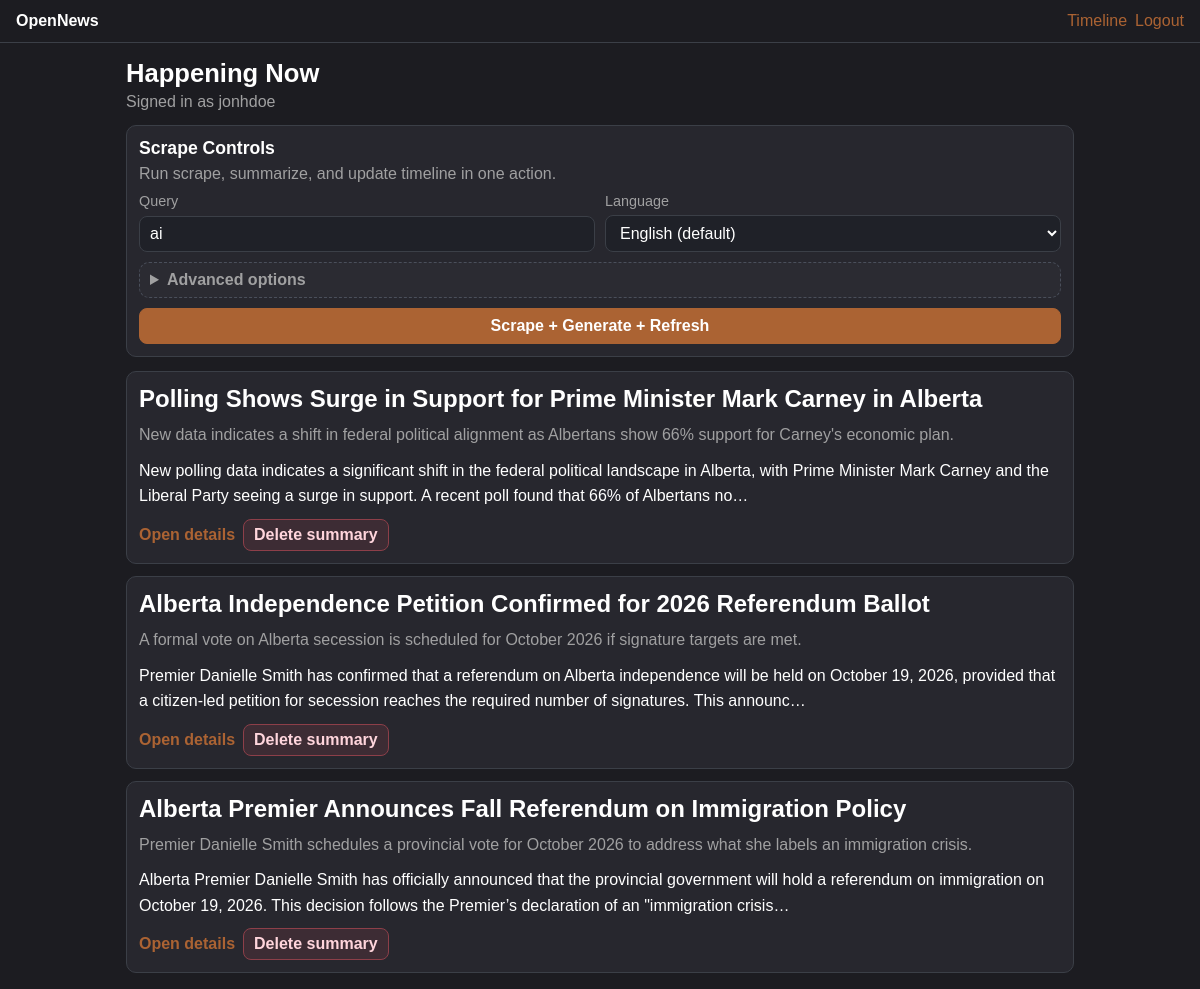
Page /timeline/ (signed in) on the earlier database version.
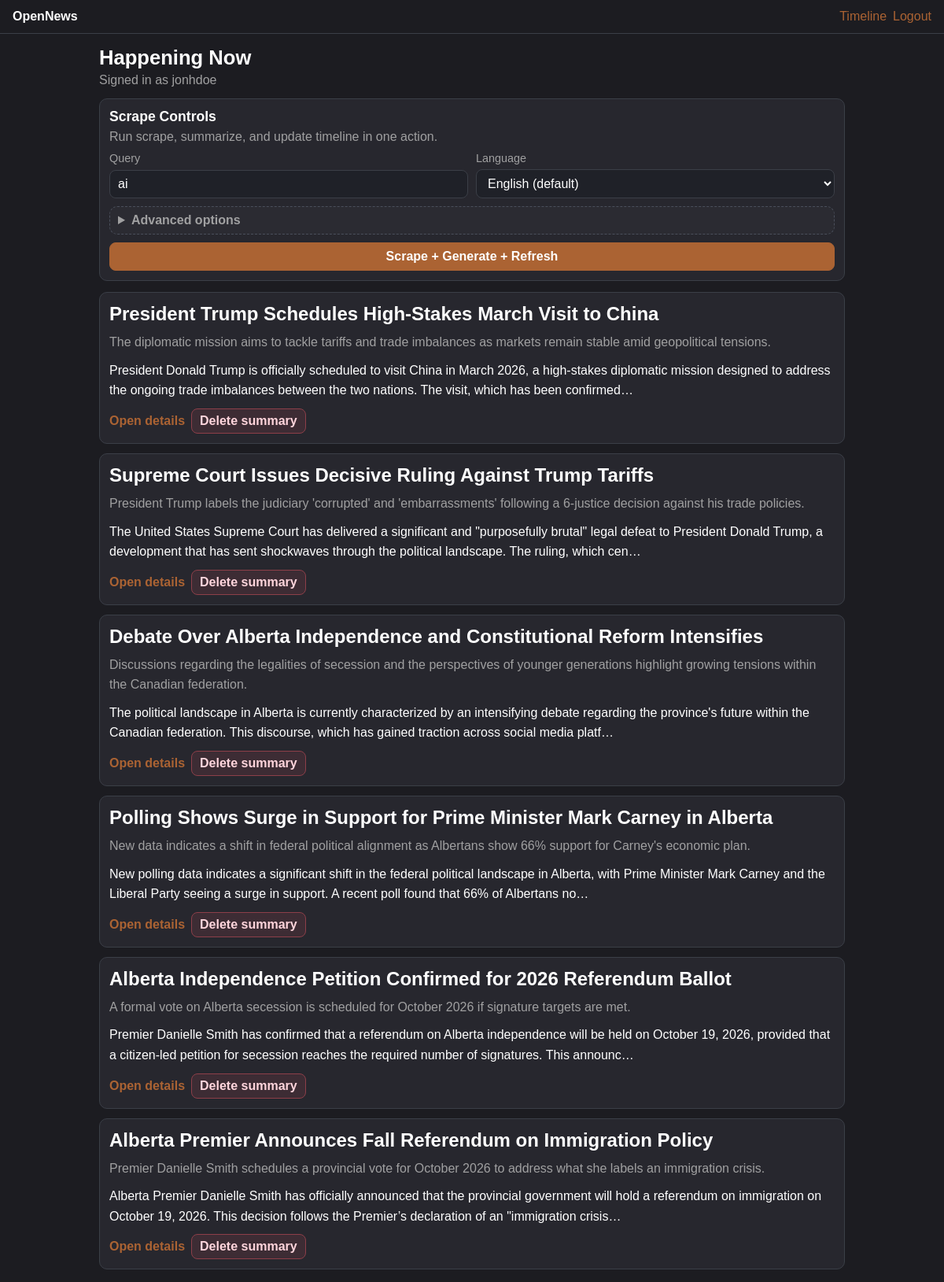
Same page on the later database version.
### opensourcenewsapp/models.py (models this page shows, shortened)
class Post(models.Model):
    title = models.CharField(max_length=200)
    subtitle = models.CharField(max_length=300, blank=True)
    article = models.TextField()
    score = models.IntegerField(default=0)
    media = models.URLField(blank=True)

### opensourcenewsapp/views.py (the view, shortened to what this page needs)
# urls.py: path("timeline/", timeline_page, name="timeline_page"),
@login_required
def timeline_page(request):
    scrape_result = None
    notice = str(request.GET.get("notice", "")).strip()
    scrape_defaults = {
        "query": "ai",
        "language": "en",
        "min_faves": "",
        "since": "",
        "target_count": "12",
        "max_attempts": "5",
        "wait_selector_ms": "7000",
        "sleep_seconds": "0.35",
    }
    candidates = Post.objects.order_by("-id")[:300]
    posts = [p for p in candidates if _is_valid_post(p)]
    return render(
        request,
        "opensourcenewsapp/timeline.html",
        {
            "posts": posts,
            "username": request.user.username,
            "scrape_result": scrape_result,
            "scrape_defaults": scrape_defaults,
            "notice": notice,
        },
    )

### opensourcenewsapp/views.py (called while the page is built)
def _is_valid_post(post):
    title = (post.title or "").strip()
    article = (post.article or "").strip()
    return bool(title or article)

### opensourcenewsapp/templates/opensourcenewsapp/timeline.html (shortened to what this page needs)
{% extends 'opensourcenewsapp/base.html' %}
{% block content %}
<section class="page-head">
  <h1>Happening Now</h1>
  <p class="muted">Signed in as {{ username }}</p>
</section>
<section class="card controls-card">
  <div class="section-head">
    <h2>Scrape Controls</h2>
    <p class="muted">Run scrape, summarize, and update timeline in one action.</p>
  </div>
  <form method="post" class="form scrape-form">
    <div class="field-group">
      <label for="query">Query</label>
      <input id="query" name="query" value="{{ scrape_defaults.query }}" required />
    </div>
    <div class="field-group">
      <label for="language">Language</label>
      <select id="language" name="language">
        <option value="en" {% if scrape_defaults.language == "en" %}selected{% endif %}>English (default)</option>
      </select>
    </div>
    <details class="advanced-box">
      <summary>Advanced options</summary>
    </details>
    <button type="submit" class="btn-primary">Scrape + Generate + Refresh</button>
  </form>
</section>
{% if posts %}
<section class="stack">
  {% for post in posts %}
  <article class="card post-card">
    <h2><a href="{% url 'post_detail_page' post.id %}">{{ post.title|default:'Untitled summary' }}</a></h2>
    {% if post.subtitle %}<p class="subtitle">{{ post.subtitle }}</p>{% endif %}
    <p>{{ post.article|truncatechars:220 }}</p>
    <div class="post-meta">
      <div class="meta-actions">
        <a class="link-cta" href="{% url 'post_detail_page' post.id %}">Open details</a>
        <form method="post" action="{% url 'delete_post_summary' post.id %}" class="inline-form" onsubmit="return confirm('Delete this summary?');">
          <button type="submit" class="btn-soft btn-danger">Delete summary</button>
        </form>
      </div>
    </div>
  </article>
  {% endfor %}
</section>
{% else %}
<div class="card">
  <p>No posts yet. Run your scraper/ingest job, then refresh this page.</p>
</div>
{% endif %}
{% endblock %}

### opensourcenewsapp/templates/opensourcenewsapp/base.html (shortened to what this page needs)
{% load static %}
<!DOCTYPE html>
<html lang="en">
  <head>
    <link rel="stylesheet" href="{% static 'opensourcenewsapp/styles.css' %}" />
  </head>
  <body>
    <header class="topbar">
      <div class="brand"><a href="{% url 'timeline_page' %}">OpenNews</a></div>
      <nav class="nav">
        {% if request.user.is_authenticated %}
        <a href="{% url 'timeline_page' %}">Timeline</a>
        <a href="{% url 'logout_page' %}">Logout</a>
        {% else %}
        <a href="{% url 'login' %}">Login</a>
        <a href="{% url 'signup' %}">Sign up</a>
        {% endif %}
      </nav>
    </header>
    <main class="page">
      {% block content %}{% endblock %}
    </main>
  </body>
</html>

### opensourcenewsapp/static/opensourcenewsapp/styles.css (style rules this page uses)
:root { --bg: #1c1c21; --panel: #27272e; --panel-hover: #32323b; --line: #3b3f47; --text: #ffffff; --muted: #a0a0a1; --accent: #ab6333; --danger: #ff8aa5; --ok: #9effc9; }
* { box-sizing: border-box; }
body { margin: 0; min-height: 100vh; color: var(--text); font-family: Arial, sans-serif; background: var(--bg); }
a { color: var(--accent); text-decoration: none; }
.topbar { display: flex; align-items: center; justify-content: space-between; gap: 12px; padding: 12px 16px; border-bottom: 1px solid var(--line); background: var(--bg); }
.brand a { color: var(--text); font-weight: 700; }
.nav { display: flex; gap: 8px; }
.nav a { display: inline-block; color: var(--accent); padding: 0; }
.page { width: min(980px, 100%); margin: 0 auto; padding: 16px; display: grid; gap: 14px; }
.page-head h1 { margin: 0; font-size: clamp(1.6rem, 2vw, 2rem); line-height: 1.1; }
.page-head p { margin: 6px 0 0; }
.card { border: 1px solid var(--line); border-radius: 10px; padding: 12px; background: var(--panel); transition: transform 120ms ease, background 120ms ease; }
.stack { display: grid; gap: 12px; }
.section-head { margin-bottom: 10px; }
.section-head h2 { margin: 0; font-size: 1.1rem; }
.section-head p { margin: 6px 0 0; }
.form { display: grid; gap: 10px; }
label { font-size: 0.9rem; color: var(--muted); }
input, select, button { width: 100%; border-radius: 8px; border: 1px solid var(--line); padding: 8px 10px; font: inherit; }
input, select { background: #1f2128; color: var(--text); }
button, .button-link { display: inline-block; border: 1px solid var(--line); background: #2e313a; color: var(--text); font-weight: 600; cursor: pointer; transition: transform 120ms ease, background 120ms ease; }
.btn-primary { background: var(--accent); color: #ffffff; border-color: var(--accent); }
.btn-soft { background: #2e313a; color: var(--text); border-color: var(--line); }
.scrape-form { grid-template-columns: 1fr 1fr; }
.field-group { display: grid; gap: 6px; }
.scrape-form > details, .scrape-form > button { grid-column: 1 / -1; }
.advanced-box { border: 1px dashed #4a4f5b; border-radius: 10px; padding: 8px 10px; background: rgba(255, 255, 255, 0.02); }
.advanced-box > summary { cursor: pointer; color: var(--muted); font-weight: 600; }
.post-card h1, .post-card h2 { margin: 0 0 8px; line-height: 1.25; }
.post-card h2 a { color: var(--text); }
.post-card > p { margin: 0 0 10px; line-height: 1.6; }
.subtitle { color: var(--muted); }
.post-meta { display: flex; align-items: center; justify-content: space-between; gap: 10px; }
.meta-actions { display: flex; align-items: center; gap: 8px; }
.link-cta { font-weight: 650; }
.inline-form { margin: 0; }
.inline-form button { width: auto; padding: 6px 10px; }
.btn-danger { border-color: #8d3f49; color: #ffd5dc; background: rgba(141, 63, 73, 0.22); }
.muted { color: var(--muted); }

Differences in the rows shown:
added Post: title "President Trump Schedules High-Stakes March Visit to China", subtitle "The diplomatic mission aims to tackle tariffs and trade imbalances as markets remain stable amid geopolitical tensions.", article "President Donald Trump is officially scheduled to visit China in March 2026, a high-stakes diplomatic mission designed to address the ongoing trade imbalances between the two nations. The visit, which has been confirmed…"
added Post: title "Supreme Court Issues Decisive Ruling Against Trump Tariffs", subtitle "President Trump labels the judiciary 'corrupted' and 'embarrassments' following a 6-justice decision against his trade policies.", article "The United States Supreme Court has delivered a significant and \"purposefully brutal\" legal defeat to President Donald Trump, a development that has sent shockwaves through the political landscape. The ruling, which cen…"
added Post: title "Debate Over Alberta Independence and Constitutional Reform Intensifies", subtitle "Discussions regarding the legalities of secession and the perspectives of younger generations highlight growing tensions within the Canadian federation.", article "The political landscape in Alberta is currently characterized by an intensifying debate regarding the province's future within the Canadian federation. This discourse, which has gained traction across social media platf…"
